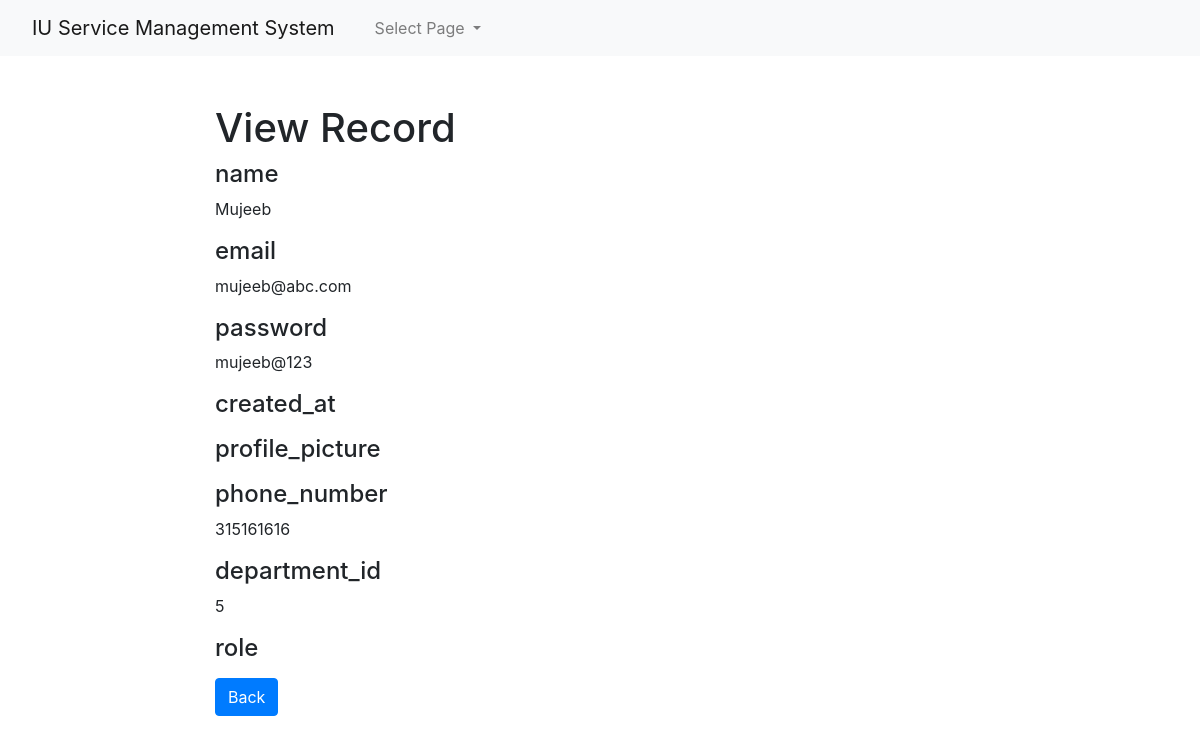
Before: /admin1/core/app/user-read.php?id=5 (signed in) with the older database file.
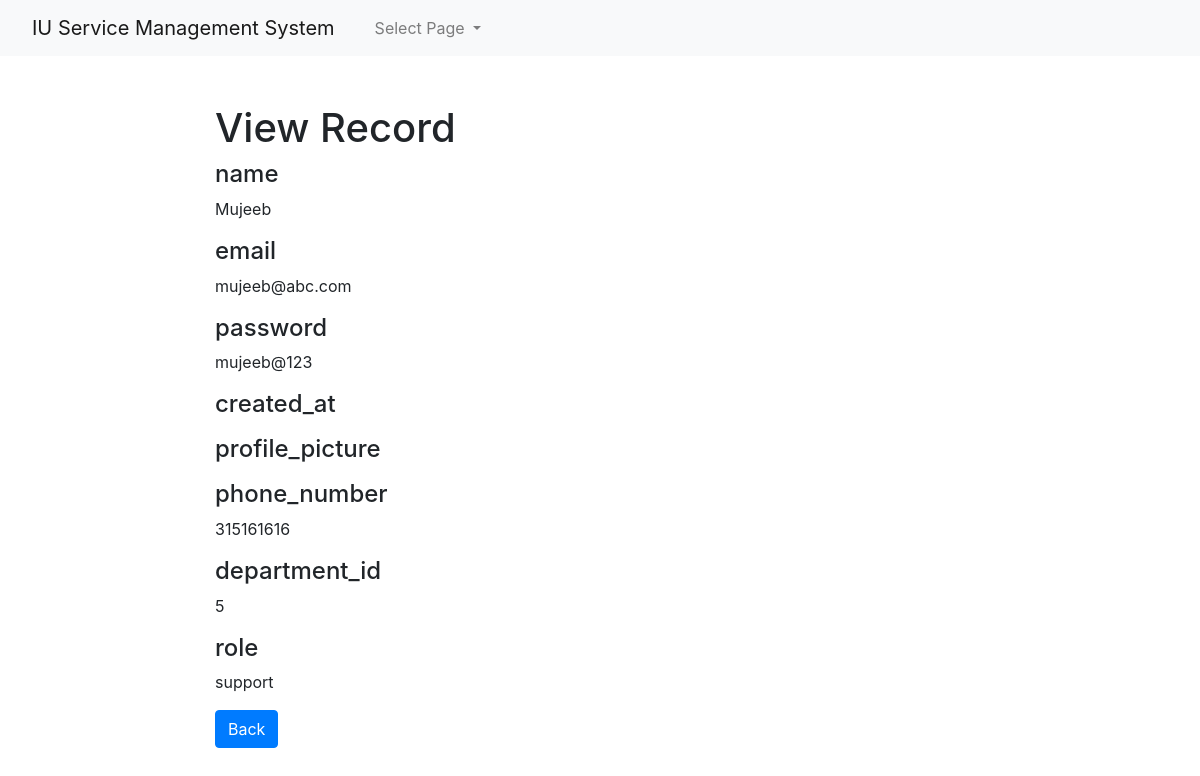
After: the same page with the newer database file.
### tables this page shows
CREATE TABLE `user` (
  `id` int(10) UNSIGNED NOT NULL,
  `name` varchar(128) NOT NULL,
  `email` varchar(128) NOT NULL,
  `password` varchar(128) NOT NULL,
  `created_at` varchar(30) DEFAULT NULL,
  `profile_picture` varchar(256) DEFAULT NULL,
  `phone_number` varchar(20) DEFAULT NULL,
  `department_id` int(11) UNSIGNED NOT NULL,
  `role` varchar(20) DEFAULT NULL
);

### admin1/core/app/user-read.php (the view, shortened to what this page needs)
<?php
if(isset($_GET["id"]) && !empty($_GET["id"])){
    require_once "config.php";
    $sql = "SELECT * FROM user WHERE id = ?";
    if($stmt = mysqli_prepare($link, $sql)){
        $param_id = trim($_GET["id"]);
		if (is_int($param_id)) $__vartype = "i";
		elseif (is_string($param_id)) $__vartype = "s";
		elseif (is_numeric($param_id)) $__vartype = "d";
		else $__vartype = "b";
        mysqli_stmt_bind_param($stmt, $__vartype, $param_id);
        if(mysqli_stmt_execute($stmt)){
            $result = mysqli_stmt_get_result($stmt);
            if(mysqli_num_rows($result) == 1){
                $row = mysqli_fetch_array($result, MYSQLI_ASSOC);
            } else{
                header("location: error.php");
                exit();
            }
        } else{
            echo "Oops! Something went wrong. Please try again later.<br>".$stmt->error;
        }
    }
} else{
    header("location: error.php");
    exit();
}
?>
<!DOCTYPE html>
<html lang="en">
<head>
    <link rel="stylesheet" href="https://stackpath.bootstrapcdn.com/bootstrap/4.5.0/css/bootstrap.min.css">
</head>
<?php require_once('navbar.php'); ?>
<body>
    <section class="pt-5">
        <div class="container-fluid">
            <div class="row">
                <div class="col-md-8 mx-auto">
                    <div class="page-header">
                        <h1>View Record</h1>
                    </div>
                     <div class="form-group">
                            <h4>name</h4>
                            <p class="form-control-static"><?php echo htmlspecialchars($row["name"]); ?></p>
                        </div><div class="form-group">
                            <h4>email</h4>
                            <p class="form-control-static"><?php echo htmlspecialchars($row["email"]); ?></p>
                        </div><div class="form-group">
                            <h4>password</h4>
                            <p class="form-control-static"><?php echo htmlspecialchars($row["password"]); ?></p>
                        </div><div class="form-group">
                            <h4>created_at</h4>
                        </div><div class="form-group">
                            <h4>profile_picture</h4>
                        </div><div class="form-group">
                            <h4>phone_number</h4>
                            <p class="form-control-static"><?php echo htmlspecialchars($row["phone_number"]); ?></p>
                        </div><div class="form-group">
                            <h4>department_id</h4>
                            <p class="form-control-static"><?php echo htmlspecialchars($row["department_id"]); ?></p>
                        </div><div class="form-group">
                            <h4>role</h4>
                            <p class="form-control-static"><?php echo htmlspecialchars($row["role"]); ?></p>
                        </div>
                    <p><a href="user-index.php" class="btn btn-primary">Back</a></p>
                </div>
            </div>
        </div>
    </section>
</body>
</html>

Changed rows visible on the page:
changed user "Mujeeb": role (not shown) → "support"
